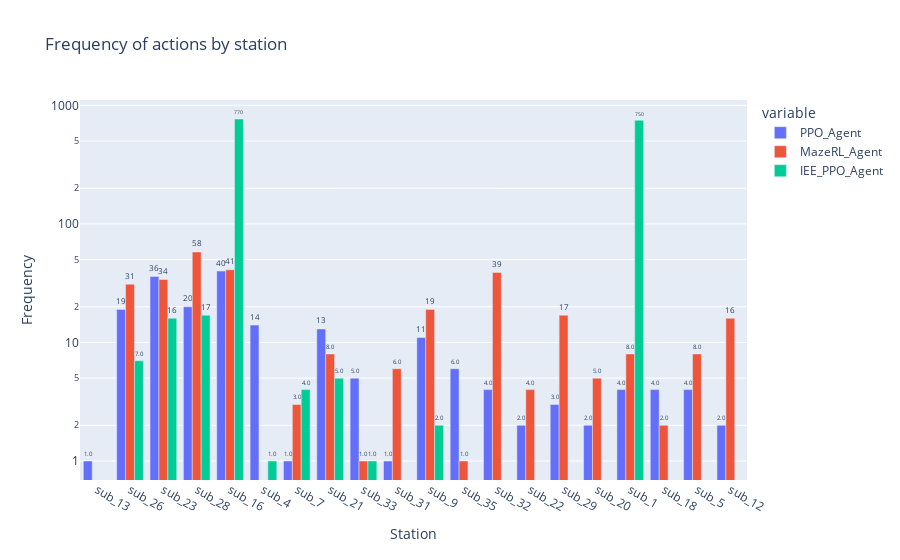

Notebook code for this chart:
### Markdown cell above
### 3. Impact on substations

### Code cell
aa.plot_actions_freq_by_station(
    agents_results,
    yaxis_type = 'log'
)
    #yaxis_type = 'log')

### Figure 1 — Plotly figure (JSON) as saved in the notebook; plotly's stock layout.template omitted (floating-point values rounded to 4 significant figures)
{"data": [{"alignmentgroup": "True", "cliponaxis": false, "hovertemplate": "variable=PPO_Agent<br>Station=%{x}<br>Frequency=%{y}<extra></extra>", "legendgroup": "PPO_Agent", "marker": {"color": "#636efa", "pattern": {"shape": ""}}, "name": "PPO_Agent", "offsetgroup": "wide_variable_0", "orientation": "v", "showlegend": true, "textangle": 0, "textfont": {"size": 12}, "textposition": "outside", "texttemplate": "%{y:.2s}", "type": "bar", "x": ["sub_13", "sub_26", "sub_23", "sub_28", "sub_16", "sub_4", "sub_7", "sub_21", "sub_33", "sub_31", "sub_9", "sub_35", "sub_32", "sub_22", "sub_29", "sub_20", "sub_1", "sub_18", "sub_5", "sub_12"], "xaxis": "x", "y": [1, 19, 36, 20, 40, 14, 1, 13, 5, 1, 11, 6, 4, 2, 3, 2, 4, 4, 4, 2], "yaxis": "y"}, {"alignmentgroup": "True", "cliponaxis": false, "hovertemplate": "variable=MazeRL_Agent<br>Station=%{x}<br>Frequency=%{y}<extra></extra>", "legendgroup": "MazeRL_Agent", "marker": {"color": "#EF553B", "pattern": {"shape": ""}}, "name": "MazeRL_Agent", "offsetgroup": "wide_variable_1", "orientation": "v", "showlegend": true, "textangle": 0, "textfont": {"size": 12}, "textposition": "outside", "texttemplate": "%{y:.2s}", "type": "bar", "x": ["sub_13", "sub_26", "sub_23", "sub_28", "sub_16", "sub_4", "sub_7", "sub_21", "sub_33", "sub_31", "sub_9", "sub_35", "sub_32", "sub_22", "sub_29", "sub_20", "sub_1", "sub_18", "sub_5", "sub_12"], "xaxis": "x", "y": [null, 31, 34, 58, 41, null, 3, 8, 1, 6, 19, 1, 39, 4, 17, 5, 8, 2, 8, 16], "yaxis": "y"}, {"alignmentgroup": "True", "cliponaxis": false, "hovertemplate": "variable=IEE_PPO_Agent<br>Station=%{x}<br>Frequency=%{y}<extra></extra>", "legendgroup": "IEE_PPO_Agent", "marker": {"color": "#00cc96", "pattern": {"shape": ""}}, "name": "IEE_PPO_Agent", "offsetgroup": "wide_variable_2", "orientation": "v", "showlegend": true, "textangle": 0, "textfont": {"size": 12}, "textposition": "outside", "texttemplate": "%{y:.2s}", "type": "bar", "x": ["sub_13", "sub_26", "sub_23", "sub_28", "sub_16", "sub_4", "sub_7", "sub_21", "sub_33", "sub_31", "sub_9", "sub_35", "sub_32", "sub_22", "sub_29", "sub_20", "sub_1", "sub_18", "sub_5", "sub_12"], "xaxis": "x", "y": [null, 7, 16, 17, 767, 1, 4, 5, 1, null, 2, null, null, null, null, null, 749, null, null, null], "yaxis": "y"}], "layout": {"barmode": "group", "legend": {"title": {"text": "variable"}, "tracegroupgap": 0}, "title": {"text": "Frequency of actions by station"}, "xaxis": {"anchor": "y", "domain": [0, 1], "title": {"text": "Station"}}, "yaxis": {"anchor": "x", "domain": [0, 1], "title": {"text": "Frequency"}, "type": "log"}}}
